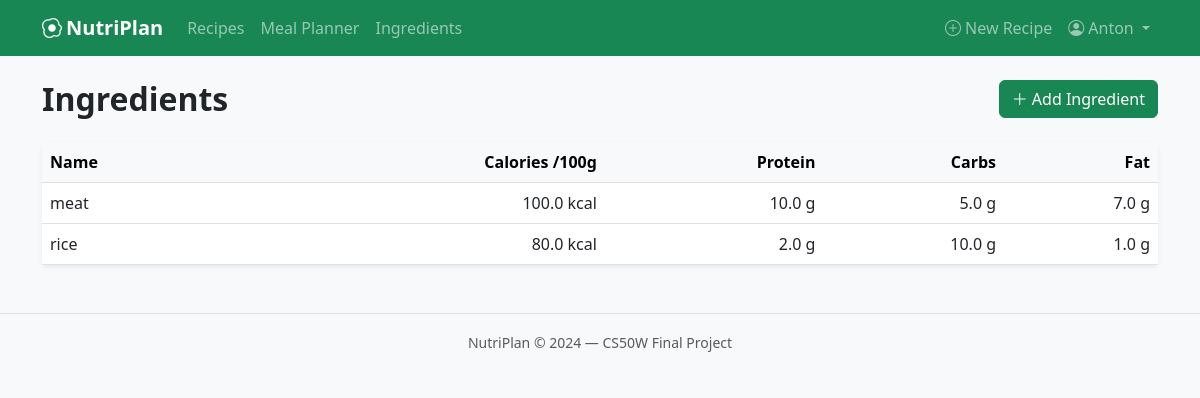
Screenshot of /ingredients/ (signed in) with the database file from the repository.
### nutriplan/models.py (models this page shows, shortened)
class Ingredient(models.Model):
    name = models.CharField(max_length=100, unique=True)
    calories_per_100 = models.FloatField(default=0, validators=[MinValueValidator(0)])
    protein_per_100 = models.FloatField(default=0, validators=[MinValueValidator(0)])
    carbs_per_100 = models.FloatField(default=0, validators=[MinValueValidator(0)])
    fat_per_100 = models.FloatField(default=0, validators=[MinValueValidator(0)])

### nutriplan/views.py (the view)
# urls.py: path('ingredients/', views.ingredient_list, name='ingredient_list'),
@login_required
def ingredient_list(request):
    ingredients = Ingredient.objects.all().order_by('name')
    return render(request, 'nutriplan/ingredient_list.html', {'ingredients': ingredients})

### nutriplan/templates/nutriplan/ingredient_list.html (shortened to what this page needs)
{% extends "nutriplan/layout.html" %}
{% block content %}
<div class="d-flex justify-content-between align-items-center mb-4">
  <h2 class="fw-bold mb-0">Ingredients</h2>
  <a href="{% url 'ingredient_create' %}" class="btn btn-success"><i class="bi bi-plus-lg me-1"></i>Add Ingredient</a>
</div>
<div class="card border-0 shadow-sm">
  <div class="card-body p-0">
    <table class="table table-hover mb-0">
      <thead class="table-light">
        <tr>
          <th>Name</th>
          <th class="text-end">Calories /100g</th>
          <th class="text-end">Protein</th>
          <th class="text-end">Carbs</th>
          <th class="text-end">Fat</th>
        </tr>
      </thead>
      <tbody>
        {% for ing in ingredients %}
        <tr>
          <td>{{ ing.name }}</td>
          <td class="text-end">{{ ing.calories_per_100 }} kcal</td>
          <td class="text-end">{{ ing.protein_per_100 }} g</td>
          <td class="text-end">{{ ing.carbs_per_100 }} g</td>
          <td class="text-end">{{ ing.fat_per_100 }} g</td>
        </tr>
        {% empty %}
        <tr><td colspan="5" class="text-center text-muted py-4">No ingredients yet.</td></tr>
        {% endfor %}
      </tbody>
    </table>
  </div>
</div>
{% endblock %}

### nutriplan/templates/nutriplan/layout.html (shortened to what this page needs)
<!DOCTYPE html>
<html lang="en">
<head>
  <link href="https://cdn.jsdelivr.net/npm/bootstrap@5.3.0/dist/css/bootstrap.min.css" rel="stylesheet" />
  <link href="https://cdn.jsdelivr.net/npm/bootstrap-icons@1.11.0/font/bootstrap-icons.css" rel="stylesheet" />
  {% load static %}
  <link rel="stylesheet" href="{% static 'nutriplan/styles.css' %}" />
</head>
<body>
<nav class="navbar navbar-expand-lg navbar-dark bg-success">
  <div class="container">
    <a class="navbar-brand fw-bold" href="{% url 'index' %}">
      <i class="bi bi-egg-fried me-1"></i>NutriPlan
    </a>
    <div class="collapse navbar-collapse" id="navMenu">
      <ul class="navbar-nav me-auto">
        <li class="nav-item"><a class="nav-link" href="{% url 'recipe_list' %}">Recipes</a></li>
        {% if user.is_authenticated %}
        <li class="nav-item"><a class="nav-link" href="{% url 'planner' %}">Meal Planner</a></li>
        <li class="nav-item"><a class="nav-link" href="{% url 'ingredient_list' %}">Ingredients</a></li>
        {% endif %}
      </ul>
      <ul class="navbar-nav">
        {% if user.is_authenticated %}
        <li class="nav-item"><a class="nav-link" href="{% url 'recipe_create' %}"><i class="bi bi-plus-circle me-1"></i>New Recipe</a></li>
        <li class="nav-item dropdown">
          <a class="nav-link dropdown-toggle" href="#" data-bs-toggle="dropdown">
            <i class="bi bi-person-circle me-1"></i>{{ user.username }}
          </a>
        </li>
        {% else %}
        <li class="nav-item"><a class="nav-link" href="{% url 'login' %}">Log in</a></li>
        <li class="nav-item"><a class="nav-link btn btn-outline-light btn-sm px-3 ms-2" href="{% url 'register' %}">Sign up</a></li>
        {% endif %}
      </ul>
    </div>
  </div>
</nav>
<main class="container my-4">
  {% block content %}{% endblock %}
</main>
<footer class="bg-light text-center text-muted py-3 mt-5 border-top">
  <small>NutriPlan &copy; 2024 — CS50W Final Project</small>
</footer>
</body>
</html>

### nutriplan/static/nutriplan/styles.css (style rules this page uses)
body { background-color: #f8f9fa; font-family: 'Segoe UI', system-ui, sans-serif; }

### rows the page displays
Ingredient: name "meat", calories_per_100 "100.0", protein_per_100 "10.0", carbs_per_100 "5.0", fat_per_100 "7.0"
Ingredient: name "rice", calories_per_100 "80.0", protein_per_100 "2.0", carbs_per_100 "10.0", fat_per_100 "1.0"

### other values shown
{{ user.username }} "Anton"
